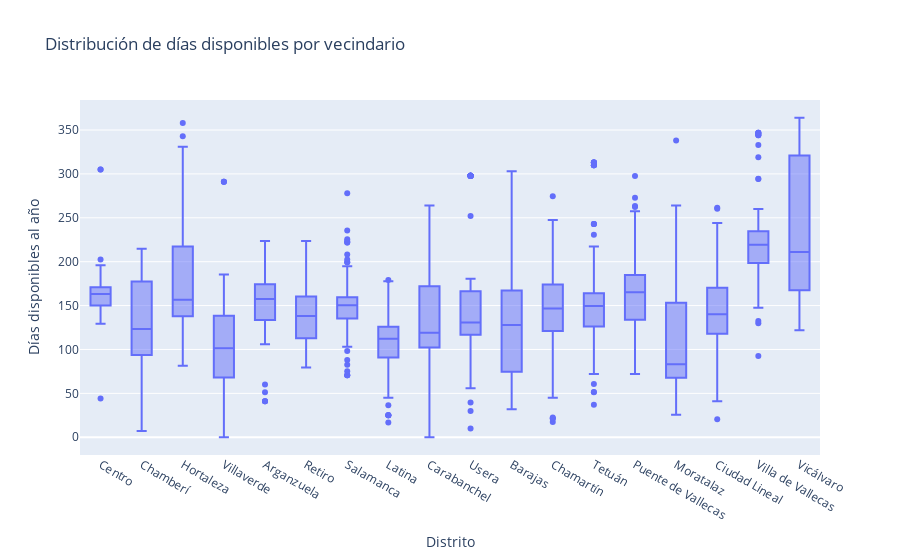

Source (notebook cell):
### Code cell
# 5. Distribución de días disponibles por año (availability_365)
fig5 = px.box(
    data,
    x="neighbourhood_group",
    y="availability_365",
    title="Distribución de días disponibles por vecindario",
    labels={"availability_365": "Días disponibles al año", "neighbourhood_group": "Distrito"},
)
fig5.show()

#Podemos observar que en general, la disponibilidad de propiedades es similar en todos los distritos.
#Aunque se aprecia que en las zonas centros esta mas concentrada y tiene menos variabilidad. Mientras que en otras zonas hay mas variabilidad y menos concentración.
# Me sorprende que no haya tan diferencia entre zonas populares y zonas centricas y turisticas. La hay, por ejemplo
# la latina es una zona muy turistca y tiene una menor  disponibilidad que otras zonas menos turisticas, como por ejemplo villaverde.

### Figure 1 — Plotly figure (JSON) as saved in the notebook; plotly's stock layout.template omitted (floating-point values rounded to 4 significant figures; data arrays with more than 128 entries replaced by an {"elided": "..."} marker saying what was removed)
{"data": [{"alignmentgroup": "True", "hovertemplate": "Distrito=%{x}<br>Días disponibles al año=%{y}<extra></extra>", "legendgroup": "", "marker": {"color": "#636efa"}, "name": "", "notched": false, "offsetgroup": "", "orientation": "v", "showlegend": false, "type": "box", "x": {"elided": "2218 str values"}, "x0": " ", "xaxis": "x", "y": {"elided": "2218 float values"}, "y0": " ", "yaxis": "y"}], "layout": {"boxmode": "group", "legend": {"tracegroupgap": 0}, "title": {"text": "Distribución de días disponibles por vecindario"}, "xaxis": {"anchor": "y", "domain": [0, 1], "title": {"text": "Distrito"}}, "yaxis": {"anchor": "x", "domain": [0, 1], "title": {"text": "Días disponibles al año"}}}}
